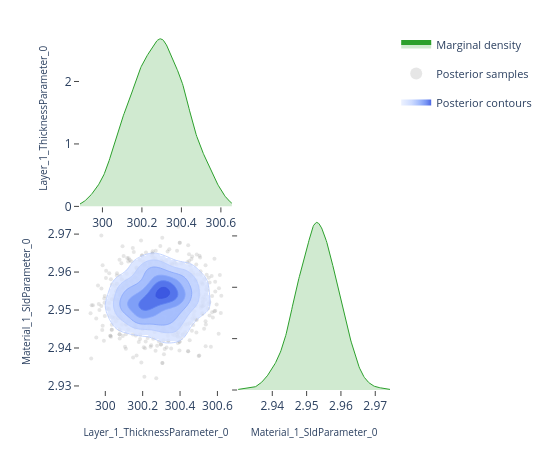

This figure's notebook cell:
### Code cell
# ---- Pairwise focus: thickness vs SLD ---------------------------------------
# A 2-parameter corner plot zooms in on the joint posterior for a specific
# pair.  This is the same view the EasyReflectometryApp's "2D Heatmap"
# sub-tab uses to inspect parameter degeneracies.


params_of_interest = ['Layer_1_ThicknessParameter_0', 'Material_1_SldParameter_0']
idx = [posterior.param_names.index(p) for p in params_of_interest]
subset_draws = np.asarray(posterior.draws)[:, idx]

fig = plot_corner(subset_draws, params_of_interest)
fig.show()

### Figure 1 — Plotly figure (JSON) as saved in the notebook; plotly's stock layout.template omitted (floating-point values rounded to 4 significant figures; data arrays with more than 128 entries replaced by an {"elided": "..."} marker saying what was removed)
{"data": [{"fill": "tozeroy", "fillcolor": "rgba(44, 160, 44, 0.22)", "hoverinfo": "skip", "legendgroup": "marginal", "line": {"color": "rgb(44, 160, 44)", "width": 1}, "mode": "lines", "name": "Marginal density", "showlegend": true, "type": "scatter", "x": {"elided": "256 float values"}, "xaxis": "x", "y": {"elided": "256 float values"}, "yaxis": "y"}, {"hoverinfo": "skip", "legendgroup": "scatter", "marker": {"color": "rgba(140, 140, 140, 0.22)", "size": 4}, "mode": "markers", "name": "Posterior samples", "showlegend": true, "type": "scatter", "x": {"elided": "880 float values"}, "xaxis": "x3", "y": {"elided": "880 float values"}, "yaxis": "y3", "zorder": 0}, {"colorscale": [[0.0, "rgba(224, 233, 255, 0.62)"], [0.35, "rgba(183, 203, 255, 0.70)"], [0.6, "rgba(138, 169, 252, 0.78)"], [0.82, "rgba(96, 131, 242, 0.84)"], [1.0, "rgba(58, 86, 224, 0.90)"]], "connectgaps": false, "contours": {"coloring": "fill", "end": 162.3, "showlabels": false, "showlines": false, "size": 25.63, "start": 34.18}, "hoverinfo": "skip", "legendgroup": "contour", "name": "Posterior contours", "showlegend": true, "showscale": false, "type": "contour", "x": [299.9, 299.9, 299.9, 299.9, 299.9, 299.9, 299.9, 300.0, 300.0, 300.0, 300.0, 300.0, 300.0, 300.0, 300.0, 300.0, 300.0, 300.1, 300.1, 300.1, 300.1, 300.1, 300.1, 300.1, 300.1, 300.1, 300.1, 300.1, 300.2, 300.2, 300.2, 300.2, 300.2, 300.2, 300.2, 300.2, 300.2, 300.2, 300.3, 300.3, 300.3, 300.3, 300.3, 300.3, 300.3, 300.3, 300.3, 300.3, 300.4, 300.4, 300.4, 300.4, 300.4, 300.4, 300.4, 300.4, 300.4, 300.4, 300.5, 300.5, 300.5, 300.5, 300.5, 300.5, 300.5, 300.5, 300.5, 300.5, 300.5, 300.6, 300.6, 300.6, 300.6, 300.6, 300.6, 300.6, 300.6, 300.6, 300.6, 300.7], "xaxis": "x3", "y": [2.93, 2.931, 2.931, 2.932, 2.932, 2.933, 2.933, 2.934, 2.935, 2.935, 2.936, 2.936, 2.937, 2.937, 2.938, 2.938, 2.939, 2.94, 2.94, 2.941, 2.941, 2.942, 2.942, 2.943, 2.943, 2.944, 2.945, 2.945, 2.946, 2.946, 2.947, 2.947, 2.948, 2.949, 2.949, 2.95, 2.95, 2.951, 2.951, 2.952, 2.952, 2.953, 2.954, 2.954, 2.955, 2.955, 2.956, 2.956, 2.957, 2.957, 2.958, 2.959, 2.959, 2.96, 2.96, 2.961, 2.961, 2.962, 2.963, 2.963, 2.964, 2.964, 2.965, 2.965, 2.966, 2.966, 2.967, 2.968, 2.968, 2.969, 2.969, 2.97, 2.97, 2.971, 2.971, 2.972, 2.973, 2.973, 2.974, 2.974], "yaxis": "y3", "z": {"elided": "80x80 float values"}, "zmax": 162.3, "zmin": 34.18, "zorder": 1}, {"colorscale": [[0.0, "rgba(183, 203, 255, 0.94)"], [0.35, "rgba(183, 203, 255, 0.94)"], [0.35, "rgba(138, 169, 252, 0.95)"], [0.6, "rgba(138, 169, 252, 0.95)"], [0.6, "rgba(96, 131, 242, 0.96)"], [0.82, "rgba(96, 131, 242, 0.96)"], [0.82, "rgba(58, 86, 224, 0.98)"], [1.0, "rgba(58, 86, 224, 0.98)"]], "contours": {"coloring": "lines", "end": 162.3, "showlabels": false, "size": 25.63, "start": 34.18}, "hoverinfo": "skip", "legendgroup": "contour", "line": {"width": 0.9}, "showlegend": false, "showscale": false, "type": "contour", "x": [299.9, 299.9, 299.9, 299.9, 299.9, 299.9, 299.9, 300.0, 300.0, 300.0, 300.0, 300.0, 300.0, 300.0, 300.0, 300.0, 300.0, 300.1, 300.1, 300.1, 300.1, 300.1, 300.1, 300.1, 300.1, 300.1, 300.1, 300.1, 300.2, 300.2, 300.2, 300.2, 300.2, 300.2, 300.2, 300.2, 300.2, 300.2, 300.3, 300.3, 300.3, 300.3, 300.3, 300.3, 300.3, 300.3, 300.3, 300.3, 300.4, 300.4, 300.4, 300.4, 300.4, 300.4, 300.4, 300.4, 300.4, 300.4, 300.5, 300.5, 300.5, 300.5, 300.5, 300.5, 300.5, 300.5, 300.5, 300.5, 300.5, 300.6, 300.6, 300.6, 300.6, 300.6, 300.6, 300.6, 300.6, 300.6, 300.6, 300.7], "xaxis": "x3", "y": [2.93, 2.931, 2.931, 2.932, 2.932, 2.933, 2.933, 2.934, 2.935, 2.935, 2.936, 2.936, 2.937, 2.937, 2.938, 2.938, 2.939, 2.94, 2.94, 2.941, 2.941, 2.942, 2.942, 2.943, 2.943, 2.944, 2.945, 2.945, 2.946, 2.946, 2.947, 2.947, 2.948, 2.949, 2.949, 2.95, 2.95, 2.951, 2.951, 2.952, 2.952, 2.953, 2.954, 2.954, 2.955, 2.955, 2.956, 2.956, 2.957, 2.957, 2.958, 2.959, 2.959, 2.96, 2.96, 2.961, 2.961, 2.962, 2.963, 2.963, 2.964, 2.964, 2.965, 2.965, 2.966, 2.966, 2.967, 2.968, 2.968, 2.969, 2.969, 2.97, 2.97, 2.971, 2.971, 2.972, 2.973, 2.973, 2.974, 2.974], "yaxis": "y3", "z": {"elided": "80x80 float values"}, "zmax": 162.3, "zmin": 34.18, "zorder": 2}, {"fill": "tozeroy", "fillcolor": "rgba(44, 160, 44, 0.22)", "hoverinfo": "skip", "legendgroup": "marginal", "line": {"color": "rgb(44, 160, 44)", "width": 1}, "mode": "lines", "name": "Marginal density", "showlegend": false, "type": "scatter", "x": {"elided": "256 float values"}, "xaxis": "x4", "y": {"elided": "256 float values"}, "yaxis": "y4"}], "layout": {"height": 450, "legend": {"font": {"size": 11}, "itemsizing": "constant", "orientation": "v", "x": 1.02, "xanchor": "left", "y": 1.0, "yanchor": "top"}, "margin": {"b": 60, "l": 80, "r": 160, "t": 30}, "plot_bgcolor": "white", "showlegend": true, "width": 550, "xaxis": {"anchor": "y", "domain": [0.0, 0.49], "showgrid": false, "ticks": "outside", "zeroline": false}, "xaxis2": {"anchor": "y2", "domain": [0.51, 1.0], "showgrid": false, "ticks": "outside", "visible": false, "zeroline": false}, "xaxis3": {"anchor": "y3", "domain": [0.0, 0.49], "showgrid": false, "ticks": "outside", "title": {"font": {"size": 10}, "text": "Layer_1_ThicknessParameter_0"}, "zeroline": false}, "xaxis4": {"anchor": "y4", "domain": [0.51, 1.0], "showgrid": false, "ticks": "outside", "title": {"font": {"size": 10}, "text": "Material_1_SldParameter_0"}, "zeroline": false}, "yaxis": {"anchor": "x", "domain": [0.51, 1.0], "showgrid": false, "ticks": "outside", "title": {"font": {"size": 10}, "text": "Layer_1_ThicknessParameter_0"}, "zeroline": false}, "yaxis2": {"anchor": "x2", "domain": [0.51, 1.0], "showgrid": false, "ticks": "outside", "visible": false, "zeroline": false}, "yaxis3": {"anchor": "x3", "domain": [0.0, 0.49], "showgrid": false, "ticks": "outside", "title": {"font": {"size": 10}, "text": "Material_1_SldParameter_0"}, "zeroline": false}, "yaxis4": {"anchor": "x4", "domain": [0.0, 0.49], "showgrid": false, "showticklabels": false, "ticks": "outside", "zeroline": false}}}
